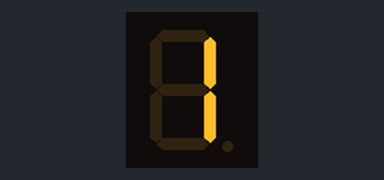
Recording of a sketch running on a simulated Arduino Uno, built with avr-gcc and run on an emulated ATmega328P. Shown: 1-digit seven-segment display. Wiring (inferred from the names in the program): 1-digit 7-segment display, segments lit when HIGH: segments pin 4, pin 5, pin 7, pin 8, pin 9, pin 3, pin 2. The segment pins are drawn as the display they are named for.

Above: at 0.1 s.
At 1.1 s:
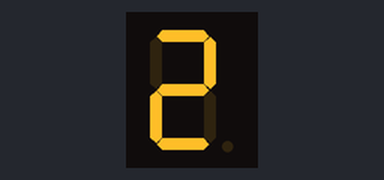
At 2.1 s:
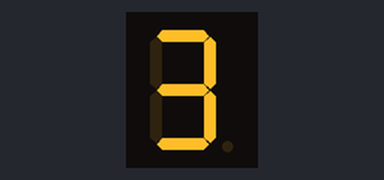
At 4.1 s:
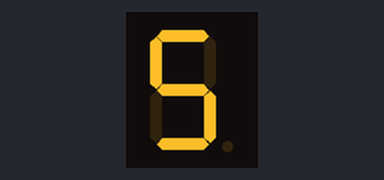
At 6.1 s:
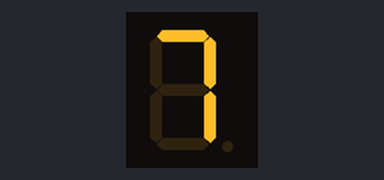
At 8.1 s:
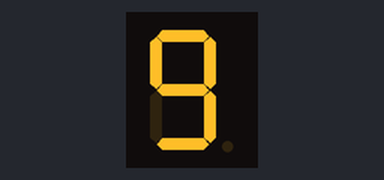

Measured:
- by itself, everything shown: repeats every 9.0 s, in 9 steps
- what the display in image 1 shows lasts 1.0 s, from 1.0 s to 2.0 s

The sketch:

display_7seg1.ino
```cpp
// Define os pinos do display de 7 segmentos
int segments[7] = {4, 5, 7, 8, 9, 3, 2};

// Função para ativar os segmentos necessários para exibir um dígito
void displayDigit(int digit) {
    // Defina os padrões dos segmentos para os dígitos de 1 a 9
    int patterns[10][7] = {
        {1, 1, 1, 1, 1, 1, 0}, // 0
        {0, 1, 1, 0, 0, 0, 0}, // 1
        {1, 1, 0, 1, 1, 0, 1}, // 2
        {1, 1, 1, 1, 0, 0, 1}, // 3
        {0, 1, 1, 0, 0, 1, 1}, // 4
        {1, 0, 1, 1, 0, 1, 1}, // 5
        {1, 0, 1, 1, 1, 1, 1}, // 6
        {1, 1, 1, 0, 0, 0, 0}, // 7
        {1, 1, 1, 1, 1, 1, 1}, // 8
        {1, 1, 1, 1, 0, 1, 1}  // 9
    };

    // Ativa os pinos de acordo com o padrão do dígito
    for (int i = 0; i < 7; i++) {
        digitalWrite(segments[i], patterns[digit][i]);
    }
}

void setup() {
    // Configura os pinos dos segmentos como saídas
    for (int i = 0; i < 7; i++) {
        pinMode(segments[i], OUTPUT);
    }
}

void loop() {
    // Contagem de 1 a 9
    for (int i = 1; i <= 9; i++) {
        displayDigit(i);
        delay(1000); // Aguarda 1 segundo antes de mostrar o próximo número
    }
}
```
